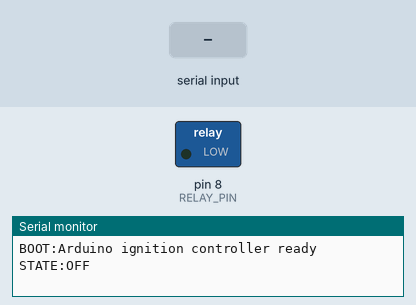
This sketch was run on a simulated Arduino Uno, built with avr-gcc and run on an emulated ATmega328P. Shown: switched loads named in the sketch (green lamp = pin HIGH), the last lines printed to the serial monitor. The test bench sets the inputs (shaded band).

Above: at 1.2 s.
1.3 s: "IGNITION:ON\n" received over Serial
At 2.5 s:
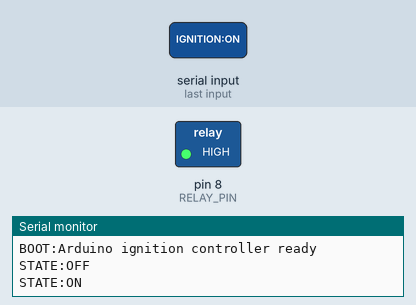
2.8 s: "IGNITION:OFF\n" received over Serial
At 3.8 s:
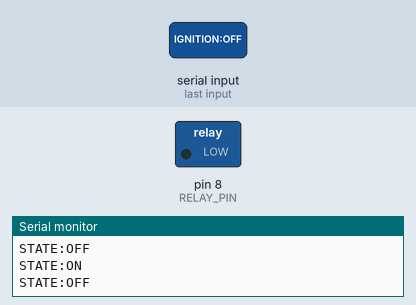
Timing chart, 0 to 5.8 s (numbered marks = the images above; inputs shaded):
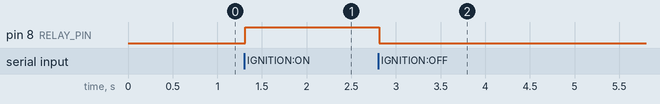

The sketch:

ignition_control.ino
```cpp
/*
 * ============================================================
 * VEHISAFE — IGNITION CONTROL (Arduino Uno)
 * ============================================================
 * Listens on USB serial for commands:
 *   "IGNITION:ON\n"   → Relay ON (ignition enabled)
 *   "IGNITION:OFF\n"  → Relay OFF (ignition disabled)
 *   "STATUS:?\n"      → Responds with "STATE:ON" or "STATE:OFF"
 *
 * Hardware:
 *   - Arduino Uno
 *   - 1-channel 5V relay module
 *   - Relay IN  → Arduino Pin 8
 *   - Relay VCC → Arduino 5V
 *   - Relay GND → Arduino GND
 *
 * ⚠️  SAFETY:
 *   DO NOT connect to a real vehicle ignition system.
 *   Use an LED for pure simulation, or a relay for a
 *   low-voltage demonstration (e.g., powering a small bulb).
 * ============================================================
 */

const int RELAY_PIN = 8;
bool ignitionOn = false;

void setup() {
  pinMode(RELAY_PIN, OUTPUT);
  digitalWrite(RELAY_PIN, LOW);  // Start with ignition OFF
  Serial.begin(9600);
  Serial.println("BOOT:Arduino ignition controller ready");
  Serial.println("STATE:OFF");
}

void loop() {
  if (Serial.available() > 0) {
    String command = Serial.readStringUntil('\n');
    command.trim();

    if (command == "IGNITION:ON") {
      digitalWrite(RELAY_PIN, HIGH);
      ignitionOn = true;
      Serial.println("STATE:ON");
    }
    else if (command == "IGNITION:OFF") {
      digitalWrite(RELAY_PIN, LOW);
      ignitionOn = false;
      Serial.println("STATE:OFF");
    }
    else if (command == "STATUS:?") {
      Serial.print("STATE:");
      Serial.println(ignitionOn ? "ON" : "OFF");
    }
    else if (command.startsWith("PING")) {
      Serial.println("PONG");
    }
  }
}
```

Measured:
- after the input at 1.3 s, pin 8 (RELAY_PIN): LOW → HIGH at once
- after the input at 2.8 s, pin 8 (RELAY_PIN): HIGH → LOW at once
